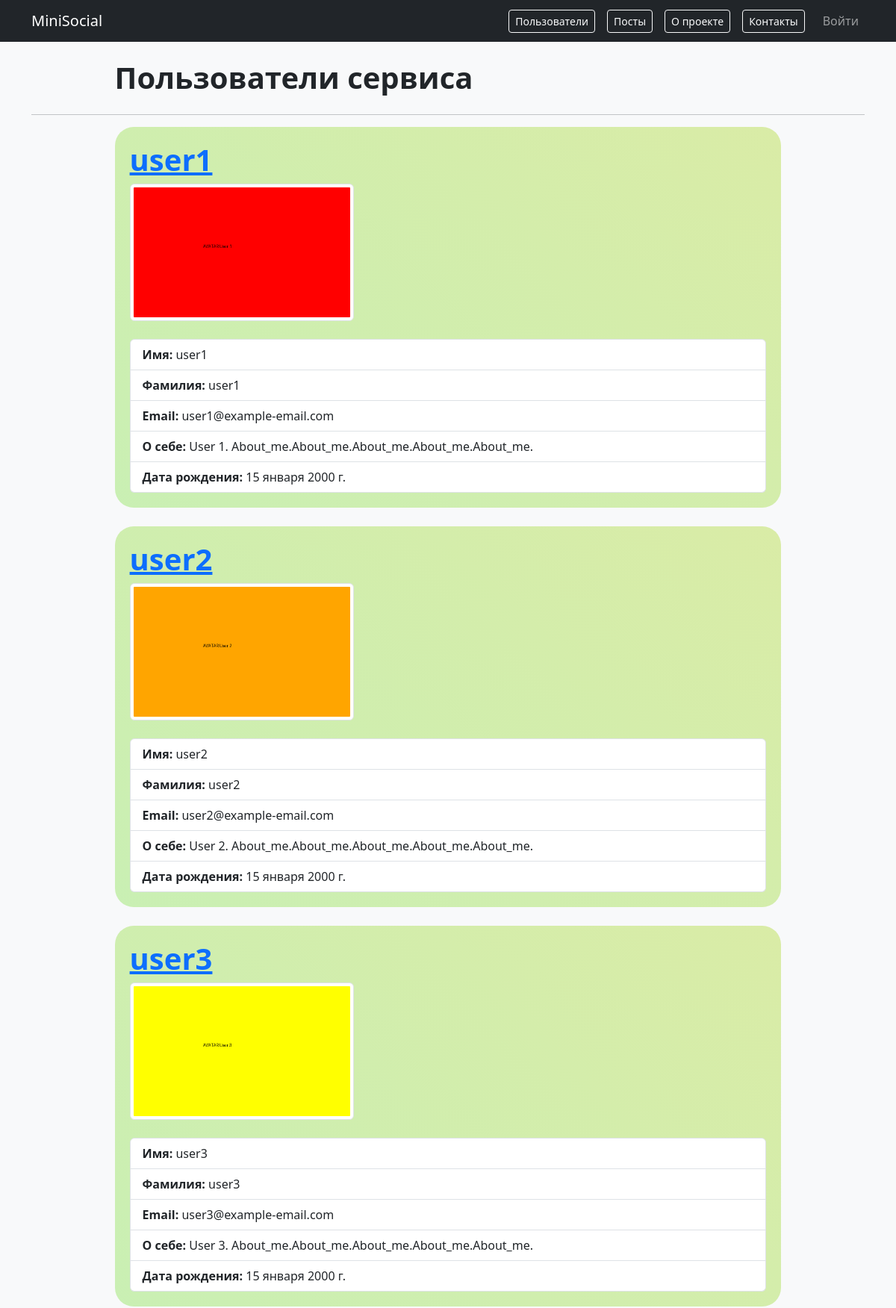
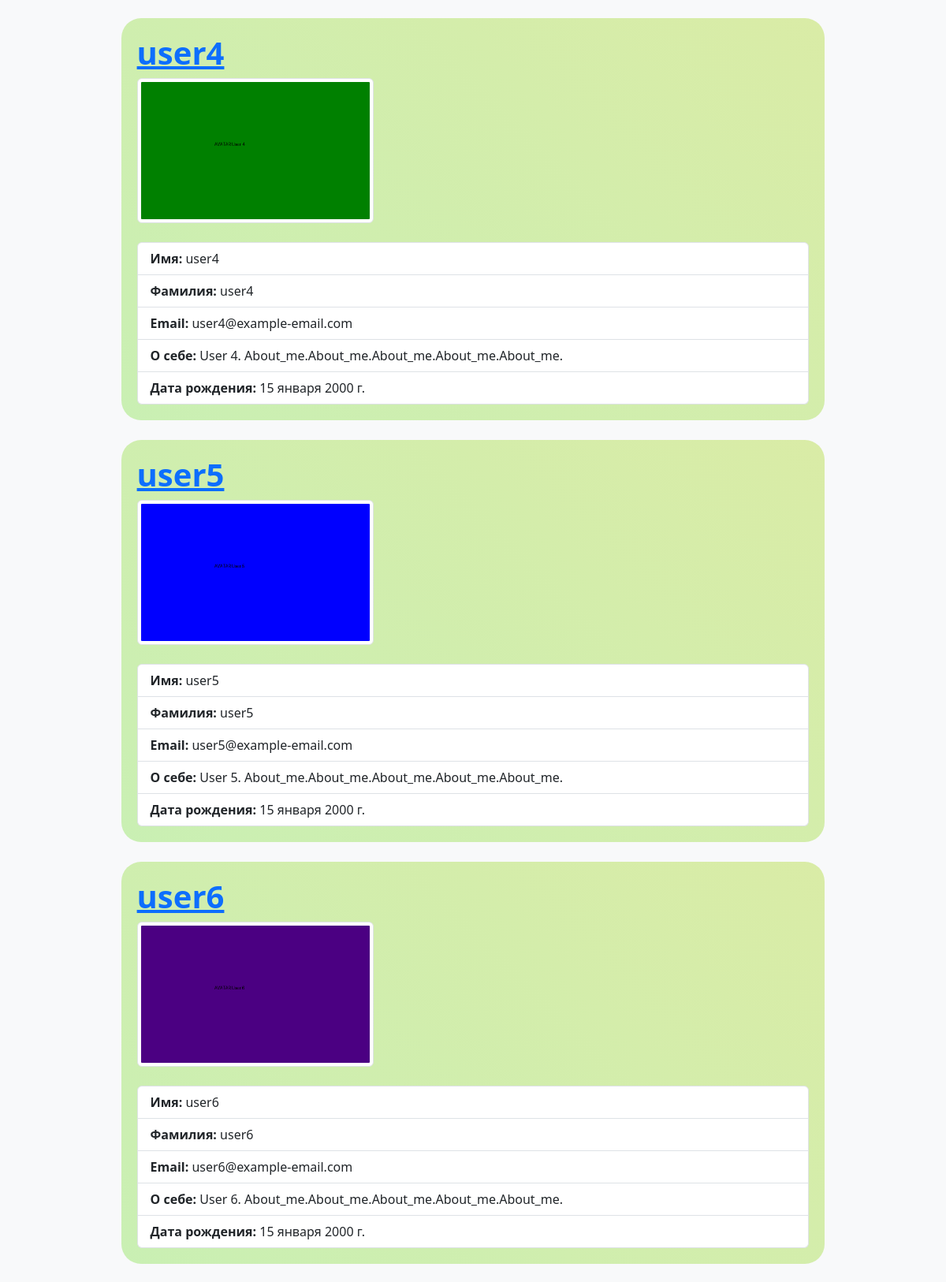
/users/ (upper part), run on the app's committed database (2 pictures, top to bottom).
### users/models.py (models this page shows)
class CustomUser(AbstractUser):
    email = models.EmailField(max_length=254, verbose_name="Почта", unique=True)
    username = models.CharField(max_length=150, verbose_name="Логин", unique=True)
    avatar = models.ImageField(verbose_name="Аватар", blank=True, null=True, upload_to='avatars/')
    bio = models.TextField(max_length=500, verbose_name="О себе", blank=True, null=True)
    date_of_birth = models.DateField(verbose_name="Дата рождения", blank=True, null=True)
    class Meta:
        ordering = ("pk", "username")
        verbose_name = "Пользователь"
        verbose_name_plural = "Пользователи"
    def __str__(self):
        return self.username

### users/views.py (the view)
# urls.py: path('', views.ProfileListView.as_view(), name='profiles'),
class ProfileListView(ListView):
    model = CustomUser
    template_name = "users/profile_list.html"
    context_object_name = "profiles"
    paginate_by = 10  # Пагинация оп 10 пользователей на странице

### templates/users/profile_list.html (shortened to what this page needs)
{% extends "base.html" %}
{% block content %}
  <h1 class="frame_width">
    <b>
      Пользователи сервиса
    </b>
  </h1>
  <hr>
  {% if profiles %}
    {% for profile in profiles %}
      <article class="additional_design frame_width gradient_posts">
        <h1>
          <b>
            <a href="{% url 'users:profile' profile.username %}">
              {{ profile }}
            </a>
          </b>
        </h1>
        {% if profile.avatar %}
        <img src="{{ profile.avatar.url }}" alt="Аватар" class="img-thumbnail" style="max-width: 300px;">
        {% else %}
        <p>Аватар не загружен.</p>
        {% endif %}
        <br>
        <br>
        <ul class="list-group">
            <li class="list-group-item">
                    <strong>
                        Имя:
                    </strong>
                {{ profile.first_name|default:"—" }}
            </li>
            <li class="list-group-item">
                <strong>
                    Фамилия:
                </strong>
                {{ profile.last_name|default:"—" }}
            </li>
            <li class="list-group-item">
                    <strong>
                        Email:
                    </strong>
                {{profile.email|default:"—" }}
            </li>
            {% if profile.bio %}
                <li class="list-group-item">
                        <strong>
                            О себе:
                        </strong>
                    {{ profile.bio|linebreaksbr }}
                </li>
            {% endif %}
            {% if profile.date_of_birth %}
                <li class="list-group-item">
                        <strong>
                            Дата рождения:
                        </strong>
                    {{ profile.date_of_birth }}
                </li>
            {% endif %}
        </ul>
      </article>
    {% endfor %}
    <br>
  {% else %}
    <p>Постов пока нет.</p>
  {% endif %}
{% endblock %}

### static/css/additional_design.css (style rules this page uses)
.additional_design { border-radius: 25px; padding: 20px 20px 20px 20px; margin: 3px 10% 25px 10%; }
.frame_width { width: 80%; margin: 3px 10% 25px 10%; }
.gradient_posts { background: linear-gradient(45deg, #5fec746b, #f8cb0471); background-size: 400% 400%; animation: gradient-change 7s ease infinite; }

### data on the page
CustomUser: username "user1", avatar (picture), first_name "user1", last_name "user1", email "user1@example-email.com", bio "User 1. About_me.About_me.About_me.About_me.About_me.", date_of_birth "15 января 2000 г."
CustomUser: username "user2", avatar (picture), first_name "user2", last_name "user2", email "user2@example-email.com", bio "User 2. About_me.About_me.About_me.About_me.About_me.", date_of_birth "15 января 2000 г."
CustomUser: username "user3", avatar (picture), first_name "user3", last_name "user3", email "user3@example-email.com", bio "User 3. About_me.About_me.About_me.About_me.About_me.", date_of_birth "15 января 2000 г."
CustomUser: username "user4", avatar (picture), first_name "user4", last_name "user4", email "user4@example-email.com", bio "User 4. About_me.About_me.About_me.About_me.About_me.", date_of_birth "15 января 2000 г."
CustomUser: username "user5", avatar (picture), first_name "user5", last_name "user5", email "user5@example-email.com", bio "User 5. About_me.About_me.About_me.About_me.About_me.", date_of_birth "15 января 2000 г."
CustomUser: username "user6", avatar (picture), first_name "user6", last_name "user6", email "user6@example-email.com", bio "User 6. About_me.About_me.About_me.About_me.About_me.", date_of_birth "15 января 2000 г."
